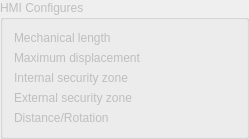
          <widget class="QGroupBox" name="hmiGroupBox">
           <property name="enabled">
            <bool>false</bool>
           </property>
           <property name="title">
            <string>HMI Configures</string>
           </property>
           <layout class="QFormLayout" name="formLayout_3">
            <property name="fieldGrowthPolicy">
             <enum>QFormLayout::AllNonFixedFieldsGrow</enum>
            </property>
            <item row="0" column="0">
             <widget class="QLabel" name="label_7">
              <property name="sizePolicy">
               <sizepolicy hsizetype="Fixed" vsizetype="Preferred">
                <horstretch>0</horstretch>
                <verstretch>0</verstretch>
               </sizepolicy>
              </property>
              <property name="minimumSize">
               <size>
                <width>159</width>
                <height>0</height>
               </size>
              </property>
              <property name="text">
               <string>Mechanical length</string>
              </property>
             </widget>
            </item>
            <item row="0" column="1">
             <widget class="QLabel" name="hmiMachienLenghtLabel">
              <property name="minimumSize">
               <size>
                <width>56</width>
                <height>0</height>
               </size>
              </property>
              <property name="text">
               <string/>
              </property>
             </widget>
            </item>
            <item row="1" column="0">
             <widget class="QLabel" name="label_8">
              <property name="sizePolicy">
               <sizepolicy hsizetype="Fixed" vsizetype="Preferred">
                <horstretch>0</horstretch>
                <verstretch>0</verstretch>
               </sizepolicy>
              </property>
              <property name="minimumSize">
               <size>
                <width>159</width>
                <height>0</height>
               </size>
              </property>
              <property name="text">
               <string>Maximum displacement</string>
              </property>
             </widget>
            </item>
            <item row="1" column="1">
             <widget class="QLabel" name="hmiMaxLenthLabel">
              <property name="minimumSize">
               <size>
                <width>56</width>
                <height>0</height>
               </size>
              </property>
              <property name="text">
               <string/>
              </property>
             </widget>
            </item>
            <item row="2" column="0">
             <widget class="QLabel" name="hmiISafeName">
              <property name="sizePolicy">
               <sizepolicy hsizetype="Fixed" vsizetype="Preferred">
                <horstretch>0</horstretch>
                <verstretch>0</verstretch>
               </sizepolicy>
              </property>
              <property name="minimumSize">
               <size>
                <width>159</width>
                <height>0</height>
               </size>
              </property>
              <property name="text">
               <string>Internal security zone</string>
              </property>
             </widget>
            </item>
            <item row="2" column="1">
             <widget class="QLabel" name="hmiInnerSecurityLabel">
              <property name="minimumSize">
               <size>
                <width>56</width>
                <height>0</height>
               </size>
              </property>
              <property name="text">
               <string/>
              </property>
             </widget>
            </item>
            <item row="3" column="0">
             <widget class="QLabel" name="hmiOSafeName">
              <property name="sizePolicy">
               <sizepolicy hsizetype="Fixed" vsizetype="Preferred">
                <horstretch>0</horstretch>
                <verstretch>0</verstretch>
               </sizepolicy>
              </property>
              <property name="minimumSize">
               <size>
                <width>159</width>
                <height>0</height>
               </size>
              </property>
              <property name="text">
               <string>External security zone</string>
              </property>
             </widget>
            </item>
            <item row="3" column="1">
             <widget class="QLabel" name="hmiOuterSecurityLabel">
              <property name="minimumSize">
               <size>
                <width>56</width>
                <height>0</height>
               </size>
              </property>
              <property name="text">
               <string/>
              </property>
             </widget>
            </item>
            <item row="4" column="0">
             <widget class="QLabel" name="label_11">
              <property name="sizePolicy">
               <sizepolicy hsizetype="Fixed" vsizetype="Preferred">
                <horstretch>0</horstretch>
                <verstretch>0</verstretch>
               </sizepolicy>
              </property>
              <property name="minimumSize">
               <size>
                <width>159</width>
                <height>0</height>
               </size>
              </property>
              <property name="text">
               <string>Distance/Rotation</string>
              </property>
             </widget>
            </item>
            <item row="4" column="1">
             <widget class="QLabel" name="hmiDRLabel">
              <property name="minimumSize">
               <size>
                <width>56</width>
                <height>0</height>
               </size>
              </property>
              <property name="text">
               <string/>
              </property>
             </widget>
            </item>
           </layout>
          </widget>
